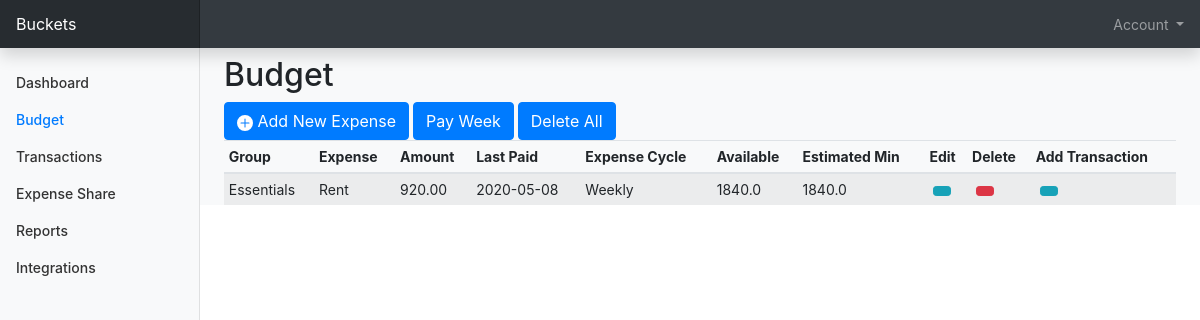
/budget/ (signed in), run on an earlier commit of the app's database.
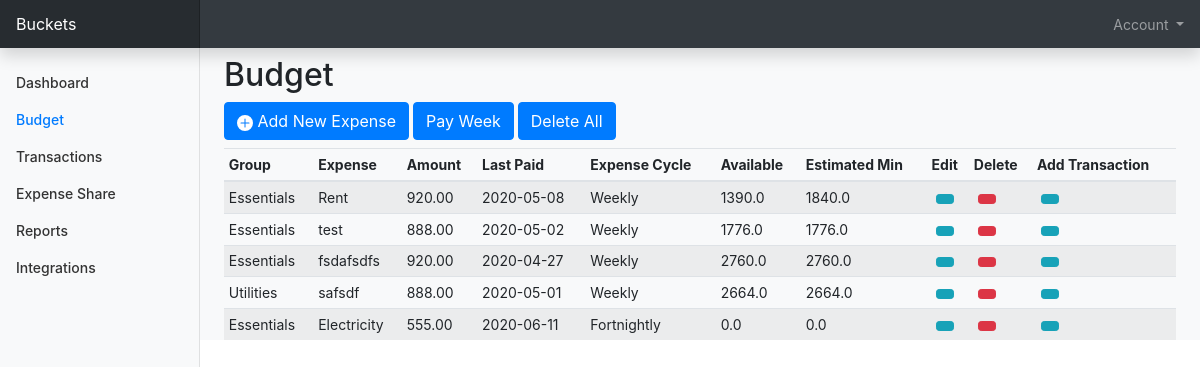
And on a later commit of the database.
### buckets/models.py (models this page shows, shortened)
class Budget(db.Model):
    __tablename__ = 'budget'
    id = db.Column(db.Integer, primary_key=True)
    group = db.Column(db.String(140))
    expense = db.Column(db.String(140))
    amount = db.Column(db.Float)
    last_paid = db.Column(db.DateTime, index=True)
    next_due = db.Column(db.DateTime)
    expense_cycle = db.Column(db.String)
    in_flows = db.Column(db.Float)
    out_flows = db.Column(db.Float)
    available = db.Column(db.Float)
    est_min = db.Column(db.Float)
    username = db.Column(db.String(64), db.ForeignKey('user.username'))
    transactions = db.relationship('Transactions', lazy='dynamic')

### buckets/routes.py (the view)
@bp.route("/budget/", defaults={'continue_flag': 'No' }, methods=['GET', 'POST'])
@bp.route("/budget/<string:continue_flag>", methods=['GET', 'POST'])
@login_required
def disp_budget(continue_flag):
    form = ExpenseForm()
    form2 = TransactForm()
    expenses = Budget.query.filter_by(username=current_user.username).all()
    displayfields = ['group', 'expense', 'amount', 'last_paid', 'expense_cycle', 'available', 'est_min']
    buttonName = 'Add New Budget Expense'
    columns = [
        {'name':'Group','sortable':"true"},
        {'name':'Expense','sortable':"true"},
        {'name':'Amount','sortable':"true"},
        {'name':'Last Paid','sortable':"true"},
        {'name':'Expense Cycle','sortable':"false"},
        {'name':'Available','sortable':"false"},
        {'name':'Estimated Min','sortable':"false"},
        {'name':'Edit','sortable':"false"},
        {'name':'Delete','sortable':"false"}]
    rows = []
    for expense in expenses:
        expensedict = {'id':expense.id, 'username':expense.username, 'group':expense.group, 'expense':expense.expense,
        'amount':"{:.2f}".format(expense.amount), 'last_paid':expense.last_paid.strftime('%Y-%m-%d'), 'expense_cycle':expense.expense_cycle,
        'available':expense.available, 'est_min':expense.est_min
        }
        rows.append(expensedict)
    return render_template('/budget/index.html', title='Budget', form=form, form2=form2, columns=columns, rows=rows, fields=displayfields,
        create_route='bp.create_expense', update_route='bp.update_expense', payday_route='bp.pay_day', self_route='bp.disp_budget', buttonName=buttonName, continue_flag=continue_flag)

### buckets/forms.py (called while the page is built)
def getExpenseCat():
    return Budget.query.filter_by(username=current_user.username).all()

### buckets/models.py (called while the page is built)
@login.user_loader
def load_user(id):
    return User.query.get(int(id))

### buckets/templates/budget/index.html (shortened to what this page needs)
{% extends 'base.html' %}
{% block nav_budget %}active{% endblock %}
{% block header %}
<h1 class="h2">{% block title %}Budget{% endblock %}</h1>
{% endblock %}
{% block content %}
<div>
  <button type="button" class="btn btn-primary" data-toggle="modal" data-target="#AddNewModal"><svg class="bi bi-plus-circle-fill" width="1em" height="1em" viewBox="0 0 16 16" fill="currentColor" xmlns="http://www.w3.org/2000/svg">
  <path fill-rule="evenodd" d="M16 8A8 8 0 110 8a8 8 0 0116 0zM8.5 4a.5.5 0 00-1 0v3.5H4a.5.5 0 000 1h3.5V12a.5.5 0 001 0V8.5H12a.5.5 0 000-1H8.5V4z" clip-rule="evenodd"/>
</svg>  Add New Expense</button>
  <button type="button" class="btn btn-primary" data-toggle="modal" data-target="#payModal">Pay Week</button>
  <button type="button" class="btn btn-primary" data-toggle="modal" data-target="#deleteallModal">Delete All</button>
</div>
<div class="table-responsive">
  <table id="mainTable" class="table table-striped table-sm" style="width:100%;margin:0px auto" data-toggle="table"  data-show-export="true" data-group-by="true" data-group-by-field="Group">
    <thead>
      <tr>
        {%- for column in columns %}
        <th data-sortable = "{{ column.sortable }}">{{ column.name }}</th>
        {%- endfor %}
        <th data-sortable="false">Add Transaction</th>
      </tr>
    </thead>
    <tbody>
      {% for row in rows %}
      <tr>
        {% for field in fields %}
          <td>{{ row[field] }}</td>
        {% endfor %}
        <td><button type="button" class="btn btn-info btn-sm m-1" data-toggle="modal" data-target="#updateModal{{ row.id }}"></button></td>
        <td><button type="button" class="btn btn-danger btn-sm m-1" data-toggle="modal" data-target="#deleteModal{{ row.id }}"></button></td>
        <td><button type="button" class="btn btn-info btn-sm m-1" data-toggle="modal" data-target="#AddTransactModal{{ row.id }}"></button></td>
      </tr>
      {% endfor %}
    </tbody>
  </table>
</div>
{% endblock %}

### buckets/templates/base.html (shortened to what this page needs)
<!DOCTYPE html>
<html lang="en" class="no-js">
	<head>
		<link rel="stylesheet" href="https://stackpath.bootstrapcdn.com/bootstrap/4.4.1/css/bootstrap.min.css">
		<link href="../static/css/dashboard.css" rel="stylesheet">
		<link href="https://unpkg.com/bootstrap-table@1.16.0/dist/extensions/group-by-v2/bootstrap-table-group-by.css" rel="stylesheet">
		<link href="https://unpkg.com/bootstrap-table@1.16.0/dist/bootstrap-table.min.css" rel="stylesheet">
		</head>
	<body>
		<nav class="navbar navbar-dark sticky-top bg-dark flex-md-nowrap p-0 shadow">
			<a class="navbar-brand col-md-3 col-lg-2 mr-0 px-3" href="#">Buckets</a>
		    	<ul class="navbar-nav px-3">
					<li class="nav-item dropdown">
						<a class="nav-link dropdown-toggle" href="#" id="navbarDropdownMenuLink" data-toggle="dropdown" aria-haspopup="true" aria-expanded="false">
							Account
						</a>
					</li>
				</ul>
		</nav>
	<div class="container-fluid">
	 	<div class="row">
		    <nav id="sidebarMenu" class="col-md-3 col-lg-2 d-md-block bg-light sidebar collapse">
		      	<div class="sidebar-sticky pt-3">
			        <ul class="nav flex-column">
			          <li class="nav-item">
			            <a class="nav-link" href="{{ url_for('dashboard.index', username=current_user.username) }}">
			              Dashboard <span class="sr-only">(current)</span>
			            </a>
			          </li>
			          <li class="nav-item">
			            <a class="nav-link {% block nav_budget %}{% endblock %}" href="{{ url_for('routes.disp_budget', username=current_user.username) }}">
			              Budget
			            </a>
			          </li>
			          <li class="nav-item">
			            <a class="nav-link {% block nav_transaction %}{% endblock %}" href="{{ url_for('transaction.disp_trans', username=current_user.username) }}">
			              Transactions
			            </a>
			          </li>
			          <li class="nav-item">
			            <a class="nav-link" href="#">
			              Expense Share
			            </a>
			          </li>
			          <li class="nav-item">
			            <a class="nav-link" href="#">
			              Reports
			            </a>
			          </li>
			          <li class="nav-item">
			            <a class="nav-link" href="#">
			              Integrations
			            </a>
			          </li>
			        </ul>
	  			</div>
	    	</nav>
			<main role="main" class="col-md-9 ml-sm-auto col-lg-10 px-md-4 bg-light" >
		      		<div class="row">
                            <div class="col-12">
                                <div class="page-title-box">
                                    <h4 class="page-title">{% block header %}{% endblock %}</h4>
                                </div>
                            </div>
                        </div>
					{% block content %}{% endblock %}
			</main>
		</div>
	</div>
	</body>
</html>

### buckets/static/css/dashboard.css (style rules this page uses)
body { font-size: .875rem; }
.sidebar { position: fixed; top: 0; bottom: 0; left: 0; z-index: 100; padding: 48px 0 0; box-shadow: inset -1px 0 0 rgba(0, 0, 0, .1); }
.sidebar-sticky { position: relative; top: 0; height: calc(100vh - 48px); padding-top: .5rem; overflow-x: hidden; overflow-y: auto; }
.sidebar .nav-link { font-weight: 500; color: #333; }
.sidebar .nav-link.active { color: #007bff; }
.navbar-brand { padding-top: .75rem; padding-bottom: .75rem; font-size: 1rem; background-color: rgba(0, 0, 0, .25); box-shadow: inset -1px 0 0 rgba(0, 0, 0, .25); }

What changed in the data, as far as the page shows it:
added Budget: group "Essentials" "test" "888.00" "2020-05-02" "Weekly" "1776.0" "1776.0"
added Budget: group "Essentials" "fsdafsdfs" "920.00" "2020-04-27" "Weekly" "2760.0" "2760.0"
added Budget: group "Utilities" "safsdf" "888.00" "2020-05-01" "Weekly" "2664.0" "2664.0"
added Budget: group "Essentials" "Electricity" "555.00" "2020-06-11" "Fortnightly" "0.0" "0.0"
Also different on the page:
new list line: "1390.0"
list line gone: "1840.0"
